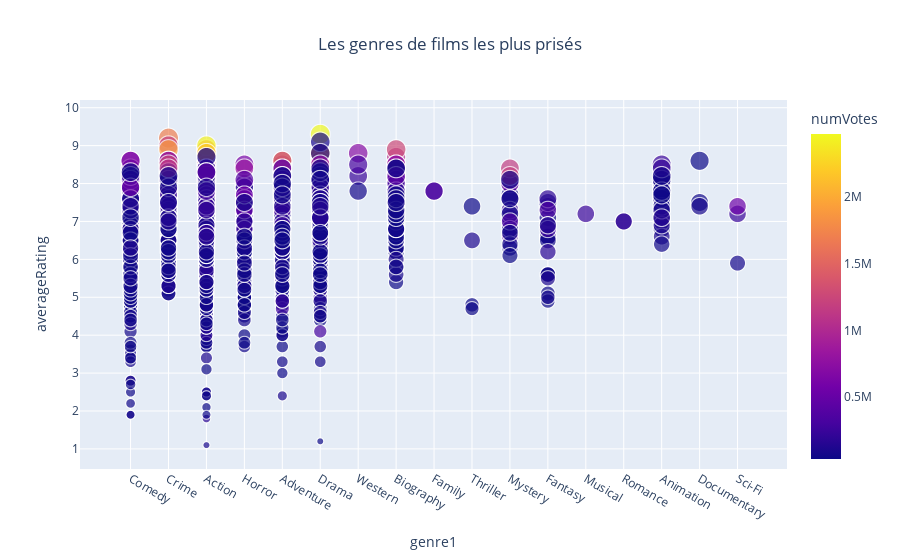

The code cell stored with this chart in its notebook:
### Code cell
fig2 = px.scatter(data_frame = frames6c, x= "genre1", y = 'averageRating', title = 'Les genres de films les plus prisés', color = 'numVotes', size = 'averageRating')

fig2.update_layout(title_text='Les genres de films les plus prisés', title_x=0.5)

fig2.show()

### Figure 1 — Plotly figure (JSON) as saved in the notebook; plotly's stock layout.template omitted (floating-point values rounded to 4 significant figures; data arrays with more than 128 entries replaced by an {"elided": "..."} marker saying what was removed)
{"data": [{"hovertemplate": "genre1=%{x}<br>averageRating=%{marker.size}<br>numVotes=%{marker.color}<extra></extra>", "legendgroup": "", "marker": {"color": {"elided": "4218 int values"}, "coloraxis": "coloraxis", "size": {"elided": "4218 float values"}, "sizemode": "area", "sizeref": 0.02325, "symbol": "circle"}, "mode": "markers", "name": "", "showlegend": false, "type": "scattergl", "x": {"elided": "4218 str values"}, "xaxis": "x", "y": {"elided": "4218 float values"}, "yaxis": "y"}], "layout": {"coloraxis": {"colorbar": {"title": {"text": "numVotes"}}, "colorscale": [[0, "#0d0887"], [0.1111, "#46039f"], [0.2222, "#7201a8"], [0.3333, "#9c179e"], [0.4444, "#bd3786"], [0.5556, "#d8576b"], [0.6667, "#ed7953"], [0.7778, "#fb9f3a"], [0.8889, "#fdca26"], [1, "#f0f921"]]}, "legend": {"itemsizing": "constant", "tracegroupgap": 0}, "title": {"text": "Les genres de films les plus prisés", "x": 0.5}, "xaxis": {"anchor": "y", "domain": [0, 1], "title": {"text": "genre1"}}, "yaxis": {"anchor": "x", "domain": [0, 1], "title": {"text": "averageRating"}}}}
